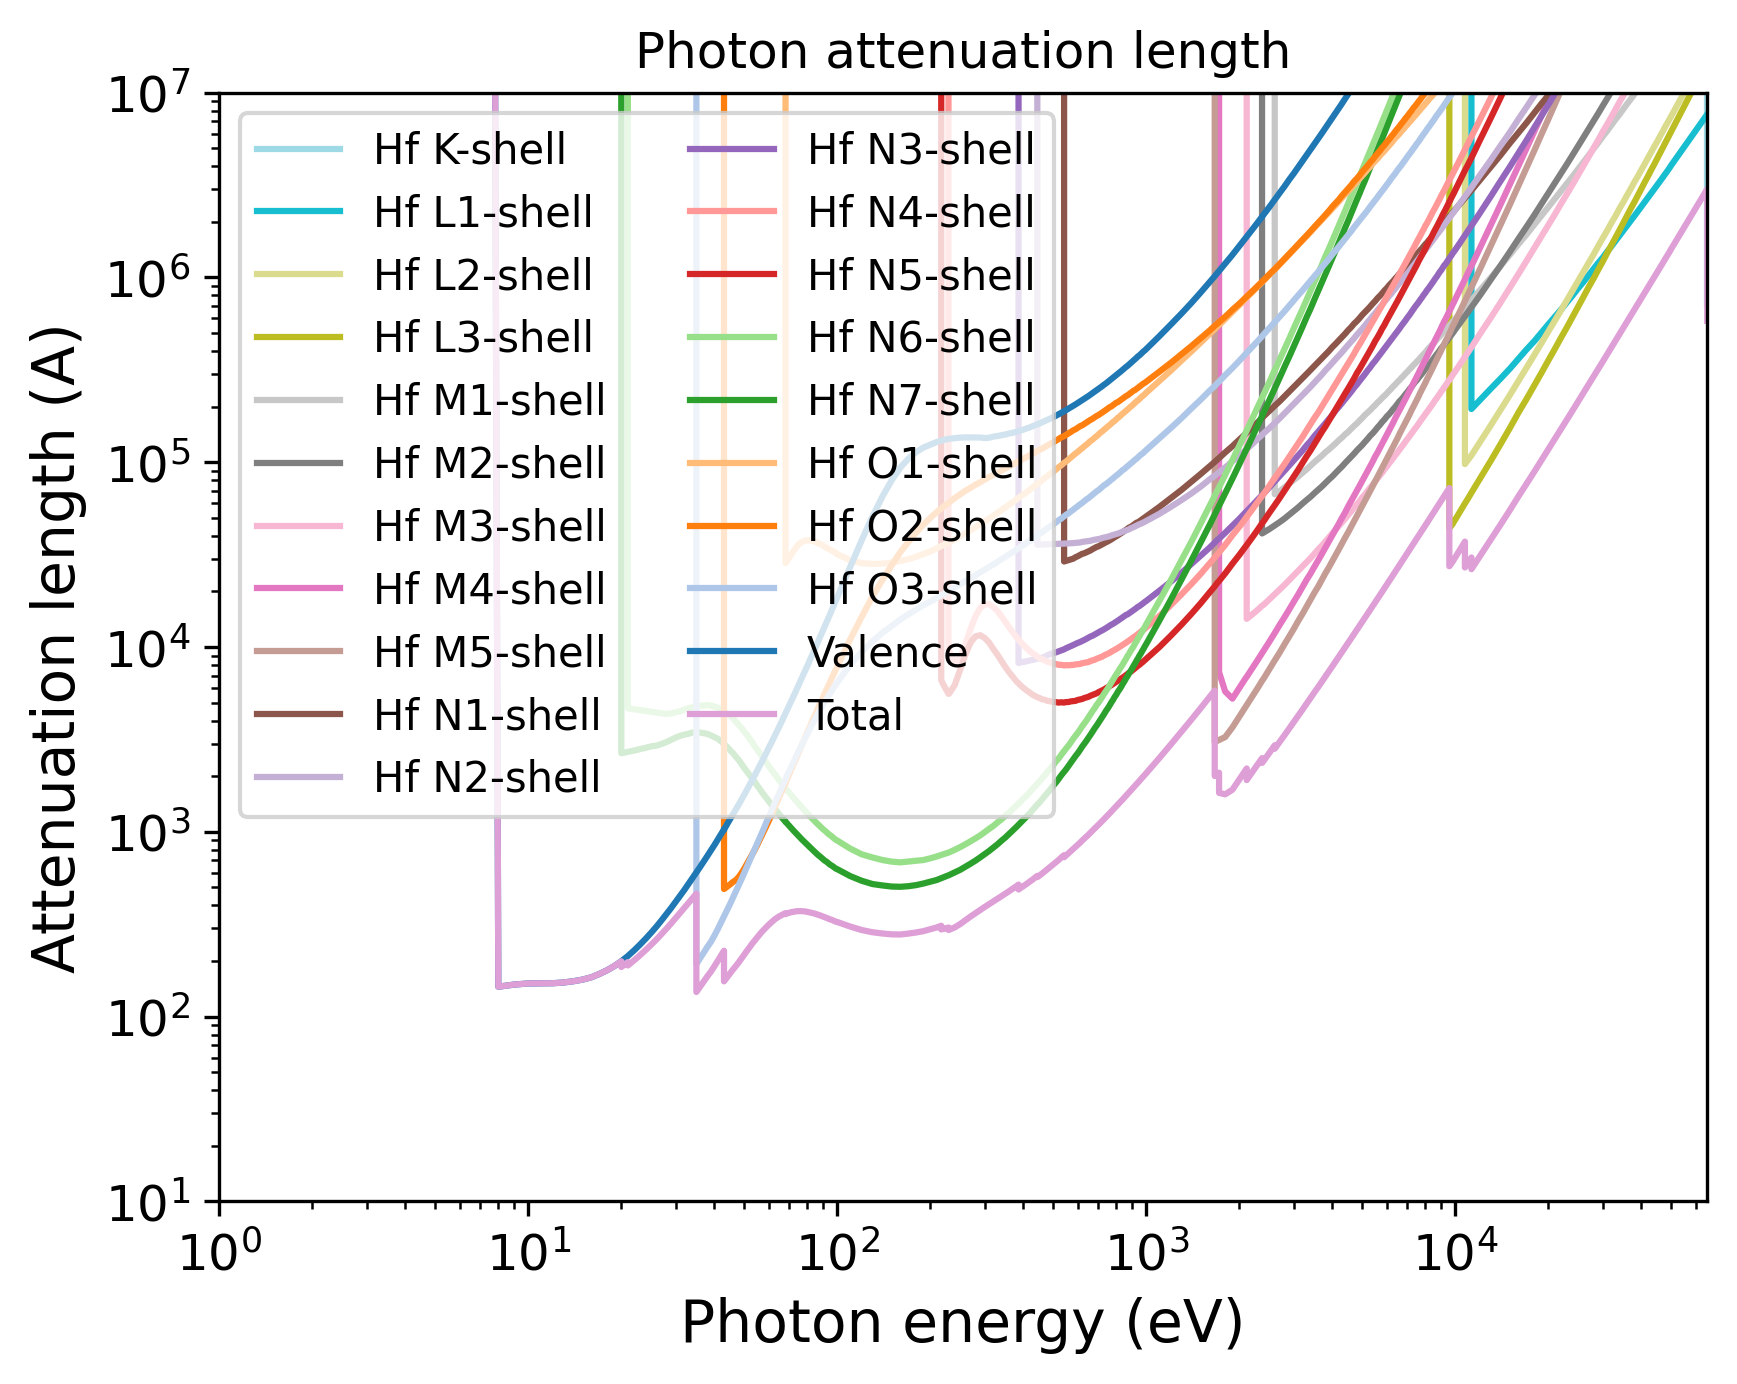

Source code (Python):
import pandas as pd
import numpy as np
import matplotlib.pyplot as plt
import matplotlib.cm as cm
# Set the format:
plt.xlabel("Photon energy (eV)", fontsize=14)
plt.ylabel("Attenuation length (A)", fontsize=14)
plt.xticks(fontsize=12)
plt.yticks(fontsize=12)
plt.grid(False)
# Set the axes:
# Read the output file:
df = pd.read_csv(r"OUTPUT_Hf_Photon_IMFP.dat", sep=r'\s+', header=None, comment="#", skipinitialspace=True)
plt.xscale("log")
plt.yscale("log")
# Prepare the plot:
columns_to_plot = [ 1, 2, 3, 4, 5, 6, 7, 8, 9, 10, 11, 12, 13, 14, 15, 16, 17, 18, 19, 20, 21]
labels = [ "Hf K-shell", "Hf L1-shell", "Hf L2-shell", "Hf L3-shell", "Hf M1-shell", "Hf M2-shell", "Hf M3-shell", "Hf M4-shell", "Hf M5-shell", "Hf N1-shell", "Hf N2-shell", "Hf N3-shell", "Hf N4-shell", "Hf N5-shell", "Hf N6-shell", "Hf N7-shell", "Hf O1-shell", "Hf O2-shell", "Hf O3-shell", "Valence", "Total"]
# Create N distinct colors from a colormap
N = len(columns_to_plot)
colors = np.vstack([plt.cm.tab20(np.linspace(1, 0, 20)), plt.cm.tab20b(np.linspace(1, 0, 20))])
# Set line styles:
linestyles = [ "-", "-", "-", "-", "-", "-", "-", "-", "-", "-", "-", "-", "-", "-", "-", "-", "-", "-", "-", "-", "-"]
for i, col in enumerate(columns_to_plot):
    color = colors[i % len(colors)]
    ls    = linestyles[i % len(linestyles)]
    label = labels[i % len(labels)]
    plt.plot(df.iloc[:, 0], df.iloc[:, col],
    color=color,
    label=label,
    linestyle=ls)
plt.xlim(1.00000000,65350.00100000)
plt.ylim(10.00000000,10000000.00000000)
plt.title("Photon attenuation length")
plt.legend(loc="best", fontsize=10, ncol=2)
# Save the plot in this format:
plt.savefig("OUTPUT_MFP_photon.png", dpi=300, bbox_inches="tight")
